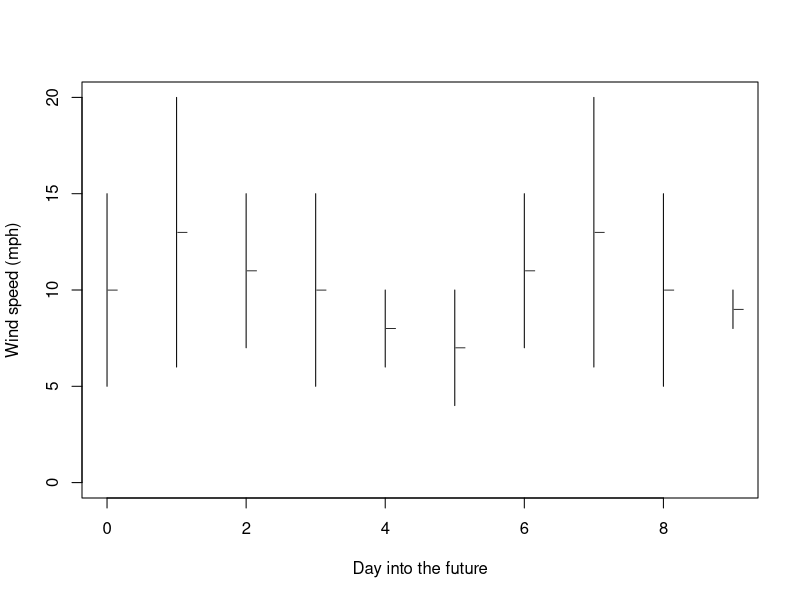
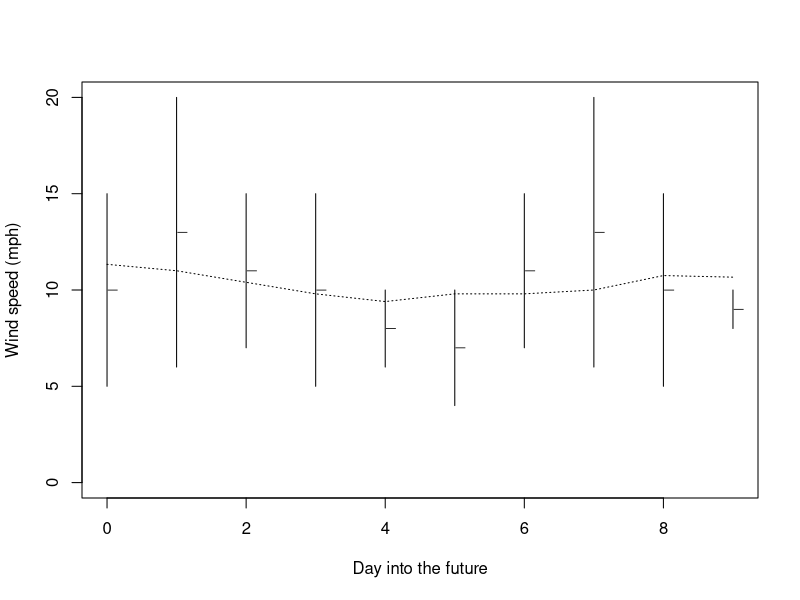
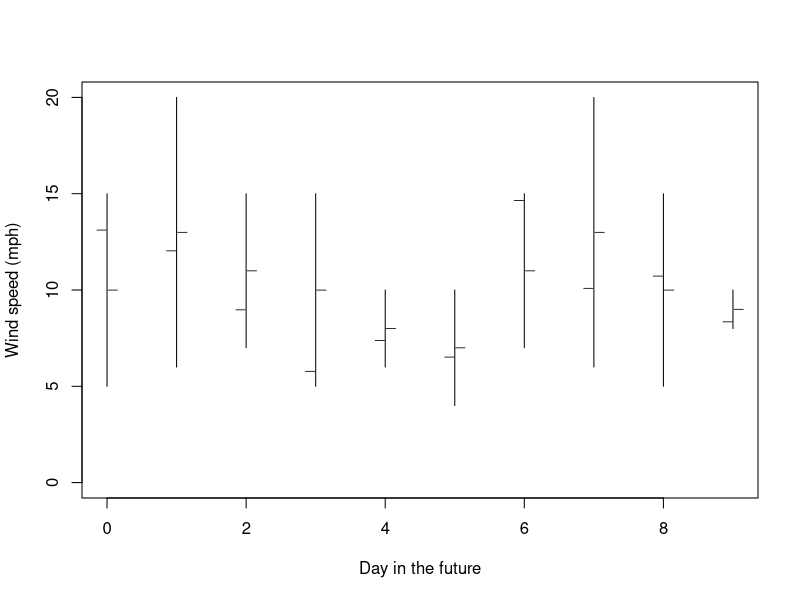

Source code (R) for these figures, in order:
## ---- chunk 1
(winds <- read.csv('winds.csv'))
## ---- chunk 2
plot(0,0, type='n', ylim=c(0, max(winds)), xlim=c(0, nrow(winds)-1), xlab='Day into the future', ylab='Wind speed (mph)')
segments(0:(nrow(winds)-1), winds$minwind, 0:(nrow(winds)-1), winds$maxwind)
points(0:(nrow(winds)-1) + 0.08, winds$avewind, pch='_')
## ---- chunk 3
rMu <- function(
    x,        # Vector of values to average
    wl = 3   # Window length: number of frames to average
){
    trail <- wl %/% 2
    lead <- wl %/% 2  - (wl + 1) %% 2 # When wl is even, extra value is behind center
    sapply(1:length(x), function(y) {
        thiswin <- (y-trail):(y+lead)
        vals <- na.omit(x[thiswin[thiswin > 0]])
        sum(vals)/length(vals)
    })
}

plot(0,0, type='n', ylim=c(0, max(winds)), xlim=c(0, nrow(winds)-1), xlab='Day into the future', ylab='Wind speed (mph)')
segments(0:(nrow(winds)-1), winds$minwind, 0:(nrow(winds)-1), winds$maxwind)
points(0:(nrow(winds)-1) + 0.08, winds$avewind, pch='_')
lines(0:(nrow(winds)-1), rMu(winds$avewind, wl=5), lty=3)
## ---- chunk 4
randval <- unlist(lapply(1:nrow(winds), function(x) runif(1, winds[x,'minwind'], winds[x,'maxwind'])))
plot(0,0, type='n', ylim=c(0, max(winds)), xlim=c(0, nrow(winds)-1), xlab='Day in the future', ylab='Wind speed (mph)')
segments(0:(nrow(winds)-1), winds$minwind, 0:(nrow(winds)-1), winds$maxwind)
points(0:(nrow(winds)-1) - 0.08, randval, pch='_')
points(0:(nrow(winds)-1) + 0.08, winds$avewind, pch='_')
